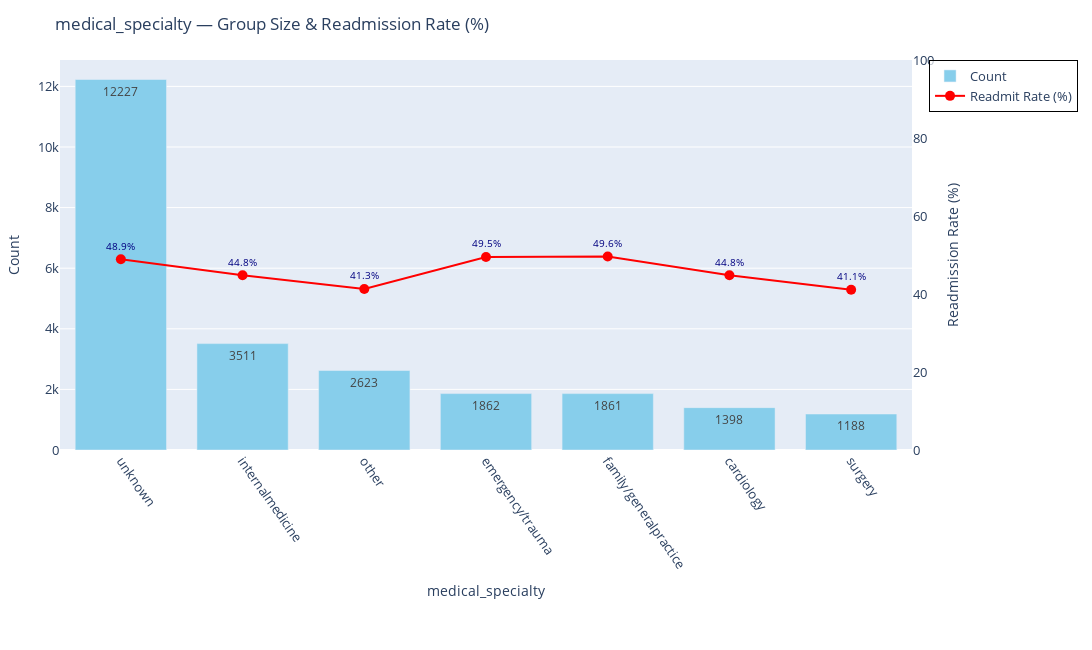
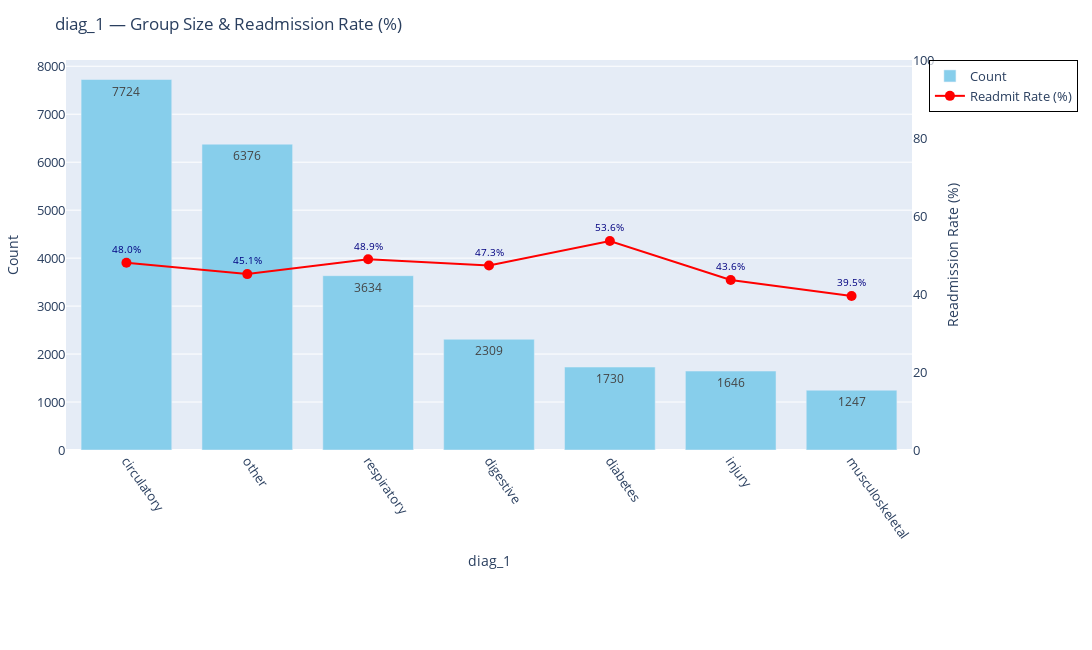
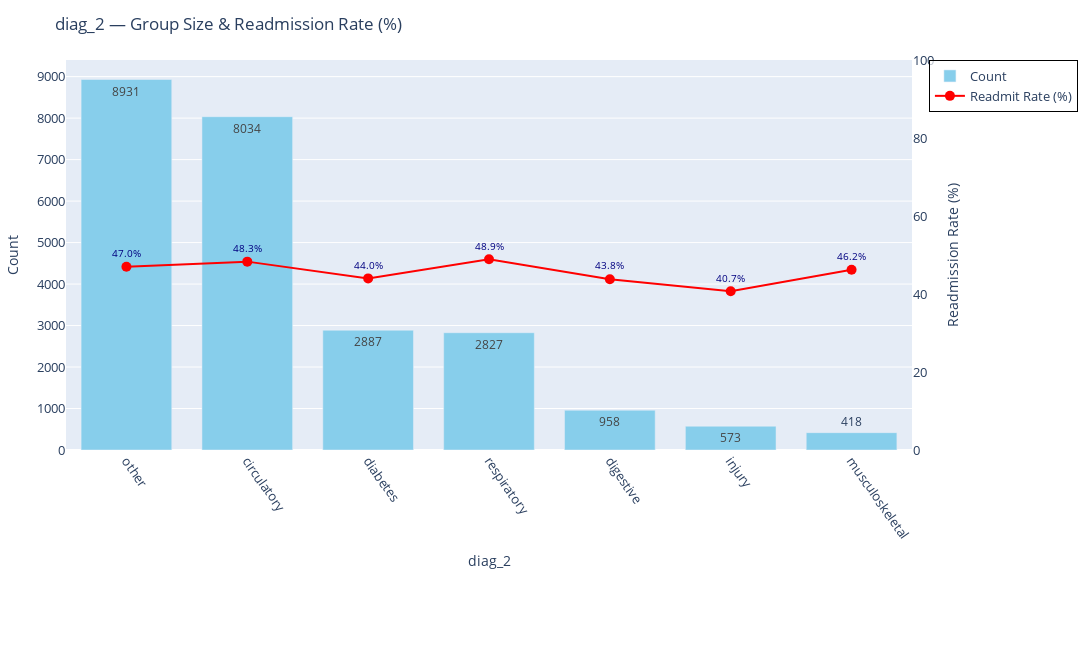
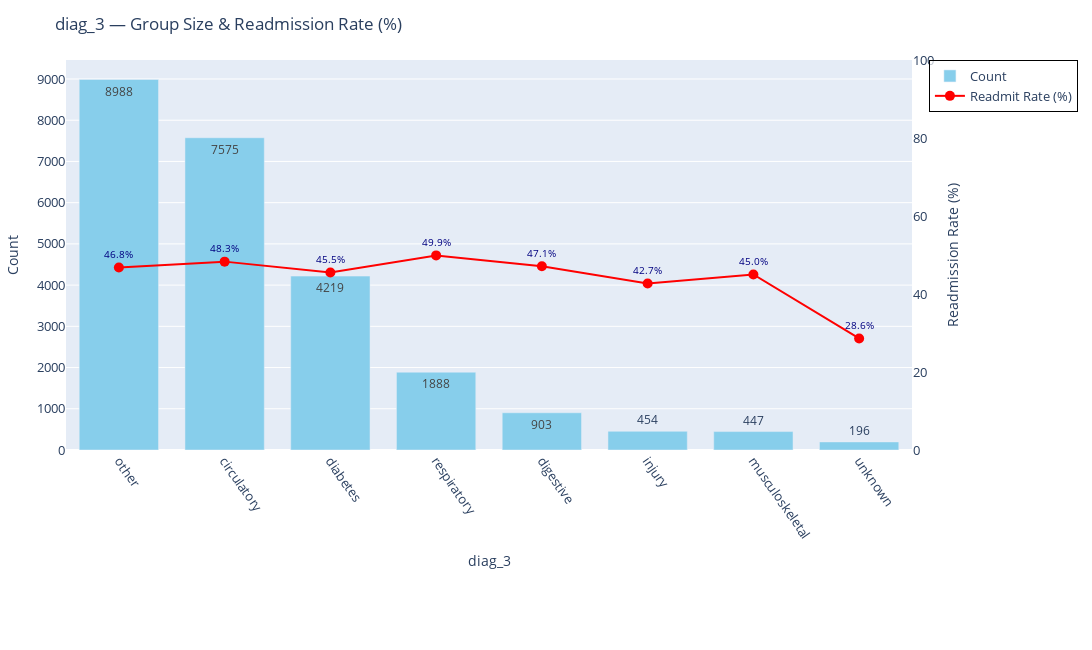

The notebook cell these images were saved under, in order:
### Markdown cell above
#### Step 2E-3: Categorical vs target plots (bar + line) using Plotly for interactivity and better aesthetics

### Code cell
# I will define a function to plot categorical column vs readmitted target using Plotly 
# The function will create a bar plot for counts and a line plot for readmission rate (%) on a secondary y-axis
# It will also display a summary table below the plot for reference

import plotly.graph_objects as go

# I will define the function to create the plot and summary table 
def plot_cat_vs_target_plotly(df, col, min_count=200, top_n=20):   
      # I will prepare summary data for the plot 
    value_counts = df[col].value_counts()
    value_counts = value_counts[value_counts >= min_count]   # Filter categories with at least min_count occurrences for reliability
    top_categories = value_counts.index[:top_n]              # Select top_n categories by count for plotting to enhance readability
    summary = pd.DataFrame({
        "count": value_counts.loc[top_categories]            # .loc[top_categories] to get counts for top categories only
    })
    readmit_rates = df[df[col].isin(top_categories)].groupby(col)["readmitted"].mean() * 100    
       # Group by col and calculate mean readmission rate (%) for top categories only 
    summary["readmit_rate_pct"] = readmit_rates.round(1)
    summary = summary.loc[top_categories]                    # summary.loc to ensure order matches top categories

    # Plotly figure
    fig = go.Figure()

    # I will create bar chart for counts to the left y-axis
    fig.add_trace(go.Bar(
        x=summary.index,
        y=summary["count"],
        name="Count",
        marker_color="skyblue",
        text=summary["count"],
        textposition="auto",         # textposition="auto" to automatically position text on bars 
        textfont=dict(size=12),
        yaxis="y1"                   # yaxis="y1" to link to left y-axis
    ))

    # I will create line chart for readmission rate (%) to the right y-axis
    fig.add_trace(go.Scatter(         # create a scatter trace for line plot
        x=summary.index,
        y=summary["readmit_rate_pct"],
        name="Readmit Rate (%)",
        mode="lines+markers+text",
        marker=dict(color="red", size=10), 
        line=dict(width=2),
        text=[f"{v}%" for v in summary["readmit_rate_pct"]],
        textposition="top center",
        textfont=dict(size=10, color="navy"),  # I will set smaller font size for better visibility of line labels
        yaxis="y2"
    ))


    # I will update layout for dual y-axes and better aesthetics
    fig.update_layout(
        title=f"{col} — Group Size & Readmission Rate (%)",
        xaxis=dict(title=col, tickangle=55, tickfont=dict(size=13)),         # tickangle=55 to rotate x-axis labels for better readability
        yaxis=dict(title="Count", showgrid=True, tickfont=dict(size=13)),    # set tickfont size for left y-axis
        yaxis2=dict(
            title="Readmission Rate (%)",
            overlaying="y",                                                 # overlaying="y" to overlay on left y-axis for dual axis
            side="right",                                                   # side="right" to place right y-axis on the right side 
            showgrid=False,
            range=[0, max(100, summary["readmit_rate_pct"].max()*1.15)],    # set range to max of 100 or 15% above max rate for better visibility
            tickfont=dict(size=13)
        ),
        legend=dict(
            x=1.02, y=1, xanchor="left", yanchor="top",                    # xanchor and yanchor to position legend outside plot area
            bgcolor='rgba(255,255,255,0.7)',                               # rgba(255,255,255,0.7) for semi-transparent background which improves readability
            bordercolor="black",                                           # bordercolor="black" to add border around legend for separation
            borderwidth=1,
            font=dict(size=13)
        ),
        bargap=0.25,
        height=650,
        width=1200,
        margin=dict(l=60, r=180, t=60, b=200)                             # margin=dict to add space for rotated x-axis labels for better readability
    )

    fig.show()
    display(summary.sort_values(["readmit_rate_pct", "count"], ascending=[False, False]).head(10))

# I will loop through each categorical column and generate the plots for analysis
for c in cat_cols_2E:
    print(f"\n=== {c} ===")
    plot_cat_vs_target_plotly(df, c, min_count=100, top_n=20)    # min_count=100 to include categories with at least 100 occurrences, top_n=20 to show top 20 categories

### Figure 1 — Plotly figure (JSON) as saved in the notebook; plotly's stock layout.template omitted (floating-point values rounded to 4 significant figures)
{"data": [{"marker": {"color": "skyblue"}, "name": "Count", "text": [12230.0, 3511.0, 2623.0, 1862.0, 1861.0, 1398.0, 1188.0], "textfont": {"size": 12}, "textposition": "auto", "type": "bar", "x": ["unknown", "internalmedicine", "other", "emergency/trauma", "family/generalpractice", "cardiology", "surgery"], "y": [12227, 3511, 2623, 1862, 1861, 1398, 1188], "yaxis": "y"}, {"line": {"width": 2}, "marker": {"color": "red", "size": 10}, "mode": "lines+markers+text", "name": "Readmit Rate (%)", "text": ["48.9%", "44.8%", "41.3%", "49.5%", "49.6%", "44.8%", "41.1%"], "textfont": {"color": "navy", "size": 10}, "textposition": "top center", "type": "scatter", "x": ["unknown", "internalmedicine", "other", "emergency/trauma", "family/generalpractice", "cardiology", "surgery"], "y": [48.9, 44.8, 41.3, 49.5, 49.6, 44.8, 41.1], "yaxis": "y2"}], "layout": {"bargap": 0.25, "height": 650, "legend": {"bgcolor": "rgba(255,255,255,0.7)", "bordercolor": "black", "borderwidth": 1, "font": {"size": 13}, "x": 1.02, "xanchor": "left", "y": 1, "yanchor": "top"}, "margin": {"b": 200, "l": 60, "r": 180, "t": 60}, "title": {"text": "medical_specialty — Group Size & Readmission Rate (%)"}, "width": 1200, "xaxis": {"tickangle": 55, "tickfont": {"size": 13}, "title": {"text": "medical_specialty"}}, "yaxis": {"showgrid": true, "tickfont": {"size": 13}, "title": {"text": "Count"}}, "yaxis2": {"overlaying": "y", "range": [0, 100], "showgrid": false, "side": "right", "tickfont": {"size": 13}, "title": {"text": "Readmission Rate (%)"}}}}

### Figure 2 — Plotly figure (JSON) as saved in the notebook; plotly's stock layout.template omitted (floating-point values rounded to 4 significant figures)
{"data": [{"marker": {"color": "skyblue"}, "name": "Count", "text": [7724.0, 6376.0, 3634.0, 2309.0, 1730.0, 1646.0, 1247.0], "textfont": {"size": 12}, "textposition": "auto", "type": "bar", "x": ["circulatory", "other", "respiratory", "digestive", "diabetes", "injury", "musculoskeletal"], "y": [7724, 6376, 3634, 2309, 1730, 1646, 1247], "yaxis": "y"}, {"line": {"width": 2}, "marker": {"color": "red", "size": 10}, "mode": "lines+markers+text", "name": "Readmit Rate (%)", "text": ["48.0%", "45.1%", "48.9%", "47.3%", "53.6%", "43.6%", "39.5%"], "textfont": {"color": "navy", "size": 10}, "textposition": "top center", "type": "scatter", "x": ["circulatory", "other", "respiratory", "digestive", "diabetes", "injury", "musculoskeletal"], "y": [48.0, 45.1, 48.9, 47.3, 53.6, 43.6, 39.5], "yaxis": "y2"}], "layout": {"bargap": 0.25, "height": 650, "legend": {"bgcolor": "rgba(255,255,255,0.7)", "bordercolor": "black", "borderwidth": 1, "font": {"size": 13}, "x": 1.02, "xanchor": "left", "y": 1, "yanchor": "top"}, "margin": {"b": 200, "l": 60, "r": 180, "t": 60}, "title": {"text": "diag_1 — Group Size & Readmission Rate (%)"}, "width": 1200, "xaxis": {"tickangle": 55, "tickfont": {"size": 13}, "title": {"text": "diag_1"}}, "yaxis": {"showgrid": true, "tickfont": {"size": 13}, "title": {"text": "Count"}}, "yaxis2": {"overlaying": "y", "range": [0, 100], "showgrid": false, "side": "right", "tickfont": {"size": 13}, "title": {"text": "Readmission Rate (%)"}}}}

### Figure 3 — Plotly figure (JSON) as saved in the notebook; plotly's stock layout.template omitted (floating-point values rounded to 4 significant figures)
{"data": [{"marker": {"color": "skyblue"}, "name": "Count", "text": [8931.0, 8034.0, 2887.0, 2827.0, 958.0, 573.0, 418.0], "textfont": {"size": 12}, "textposition": "auto", "type": "bar", "x": ["other", "circulatory", "diabetes", "respiratory", "digestive", "injury", "musculoskeletal"], "y": [8931, 8034, 2887, 2827, 958, 573, 418], "yaxis": "y"}, {"line": {"width": 2}, "marker": {"color": "red", "size": 10}, "mode": "lines+markers+text", "name": "Readmit Rate (%)", "text": ["47.0%", "48.3%", "44.0%", "48.9%", "43.8%", "40.7%", "46.2%"], "textfont": {"color": "navy", "size": 10}, "textposition": "top center", "type": "scatter", "x": ["other", "circulatory", "diabetes", "respiratory", "digestive", "injury", "musculoskeletal"], "y": [47.0, 48.3, 44.0, 48.9, 43.8, 40.7, 46.2], "yaxis": "y2"}], "layout": {"bargap": 0.25, "height": 650, "legend": {"bgcolor": "rgba(255,255,255,0.7)", "bordercolor": "black", "borderwidth": 1, "font": {"size": 13}, "x": 1.02, "xanchor": "left", "y": 1, "yanchor": "top"}, "margin": {"b": 200, "l": 60, "r": 180, "t": 60}, "title": {"text": "diag_2 — Group Size & Readmission Rate (%)"}, "width": 1200, "xaxis": {"tickangle": 55, "tickfont": {"size": 13}, "title": {"text": "diag_2"}}, "yaxis": {"showgrid": true, "tickfont": {"size": 13}, "title": {"text": "Count"}}, "yaxis2": {"overlaying": "y", "range": [0, 100], "showgrid": false, "side": "right", "tickfont": {"size": 13}, "title": {"text": "Readmission Rate (%)"}}}}

### Figure 4 — Plotly figure (JSON) as saved in the notebook; plotly's stock layout.template omitted (floating-point values rounded to 4 significant figures)
{"data": [{"marker": {"color": "skyblue"}, "name": "Count", "text": [8988.0, 7575.0, 4219.0, 1888.0, 903.0, 454.0, 447.0, 196.0], "textfont": {"size": 12}, "textposition": "auto", "type": "bar", "x": ["other", "circulatory", "diabetes", "respiratory", "digestive", "injury", "musculoskeletal", "unknown"], "y": [8988, 7575, 4219, 1888, 903, 454, 447, 196], "yaxis": "y"}, {"line": {"width": 2}, "marker": {"color": "red", "size": 10}, "mode": "lines+markers+text", "name": "Readmit Rate (%)", "text": ["46.8%", "48.3%", "45.5%", "49.9%", "47.1%", "42.7%", "45.0%", "28.6%"], "textfont": {"color": "navy", "size": 10}, "textposition": "top center", "type": "scatter", "x": ["other", "circulatory", "diabetes", "respiratory", "digestive", "injury", "musculoskeletal", "unknown"], "y": [46.8, 48.3, 45.5, 49.9, 47.1, 42.7, 45.0, 28.6], "yaxis": "y2"}], "layout": {"bargap": 0.25, "height": 650, "legend": {"bgcolor": "rgba(255,255,255,0.7)", "bordercolor": "black", "borderwidth": 1, "font": {"size": 13}, "x": 1.02, "xanchor": "left", "y": 1, "yanchor": "top"}, "margin": {"b": 200, "l": 60, "r": 180, "t": 60}, "title": {"text": "diag_3 — Group Size & Readmission Rate (%)"}, "width": 1200, "xaxis": {"tickangle": 55, "tickfont": {"size": 13}, "title": {"text": "diag_3"}}, "yaxis": {"showgrid": true, "tickfont": {"size": 13}, "title": {"text": "Count"}}, "yaxis2": {"overlaying": "y", "range": [0, 100], "showgrid": false, "side": "right", "tickfont": {"size": 13}, "title": {"text": "Readmission Rate (%)"}}}}
